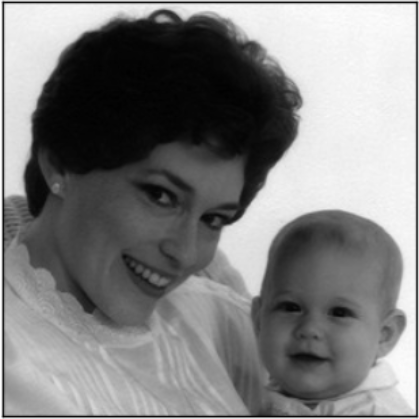
#> input picture woman.png, 419 x 419 px
$ python testfft.py
#> lines starting #> are read from the running program, lines starting #| are printed output that depends on the picture

import cv2
import numpy as np
import matplotlib.pyplot as plt

img = cv2.imread('woman.png',0) #直接读为灰度图像
#> img is the input picture: shape (419, 419); min 1, max 255, mean 127.7
f = np.fft.fft2(img)
fshift = np.fft.fftshift(f)
#取绝对值：将复数变化成实数
#取对数的目的为了将数据变化到0-255
s1 = np.log(np.abs(fshift))
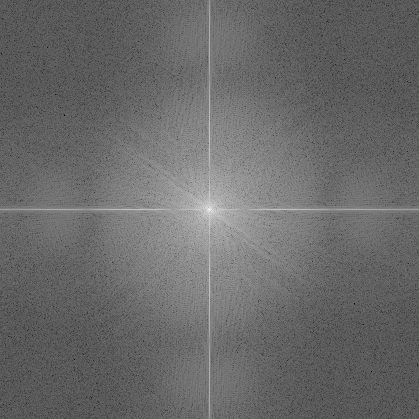
#> s1: shape (419, 419) float64; min -2.01, max 16.93, mean 5.87; drawn with min black and max white
plt.subplot(221),plt.imshow(img,'gray'),plt.title('original')
plt.xticks([]),plt.yticks([])
#---------------------------------------------
# 逆变换--取绝对值就是振幅
f1shift = np.fft.ifftshift(np.abs(fshift))
img_back = np.fft.ifft2(f1shift)
#出来的是复数，无法显示
img_back = np.abs(img_back)
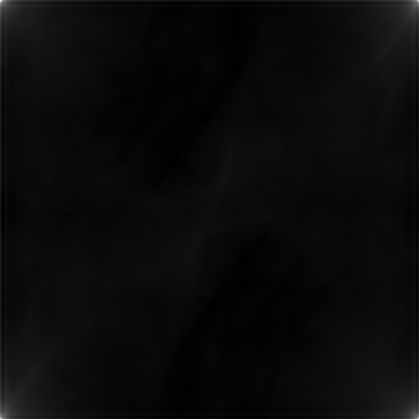
#> img_back: shape (419, 419) float64; min 6.54, max 2895.4, mean 127.7; drawn with min black and max white
#调整大小范围便于显示
img_back = (img_back-np.amin(img_back))/(np.amax(img_back)-np.amin(img_back))
plt.subplot(222),plt.imshow(img_back,'gray'),plt.title('only Amplitude')
plt.xticks([]),plt.yticks([])
#---------------------------------------------
# 逆变换--取相位
f2shift = np.fft.ifftshift(np.angle(fshift))
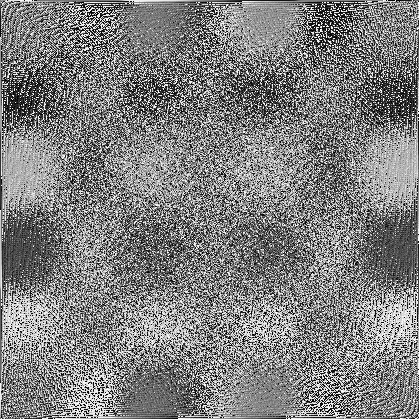
#> f2shift: shape (419, 419) float64; min -3.14, max 3.14, mean -4.87e-16; drawn with min black and max white
img_back = np.fft.ifft2(f2shift)
#出来的是复数，无法显示
img_back = np.abs(img_back)
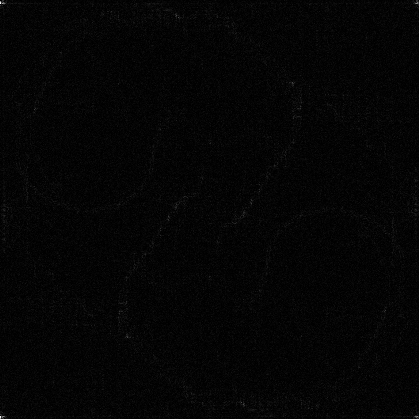
#> img_back: shape (419, 419) float64; min 4.94e-16, max 0.166, mean 0.00336; drawn with min black and max white
#调整大小范围便于显示
img_back = (img_back-np.amin(img_back))/(np.amax(img_back)-np.amin(img_back))
plt.subplot(223),plt.imshow(img_back,'gray'),plt.title('only phase')
plt.xticks([]),plt.yticks([])
#---------------------------------------------
# 逆变换--将两者合成看看
s1 = np.abs(fshift) #取振幅
s1_angle = np.angle(fshift) #取相位
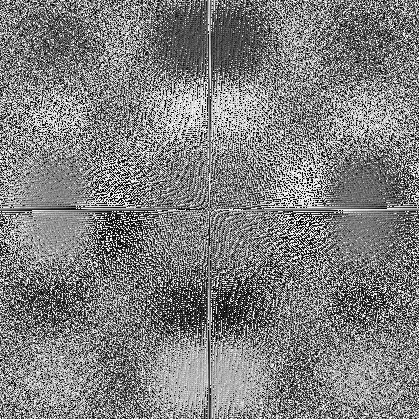
#> s1_angle: shape (419, 419) float64; min -3.14, max 3.14, mean -4.9e-16; drawn with min black and max white
s1_real = s1*np.cos(s1_angle) #取实部
s1_imag = s1*np.sin(s1_angle) #取虚部
s2 = np.zeros(img.shape,dtype=complex)
s2.real = np.array(s1_real) #重新赋值给s2
s2.imag = np.array(s1_imag)

f2shift = np.fft.ifftshift(s2) #对新的进行逆变换
img_back = np.fft.ifft2(f2shift)
#出来的是复数，无法显示
img_back = np.abs(img_back)
#调整大小范围便于显示
img_back = (img_back-np.amin(img_back))/(np.amax(img_back)-np.amin(img_back))
plt.subplot(224),plt.imshow(img_back,'gray'),plt.title('another way')
plt.xticks([]),plt.yticks([])
plt.show()
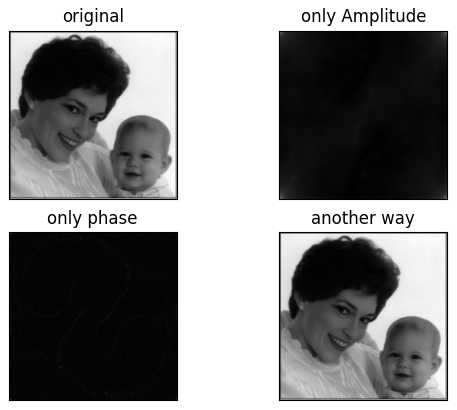
#> figure drawn by matplotlib, 4 panels

$ run again, with junzhilvbo.png copied over woman.png
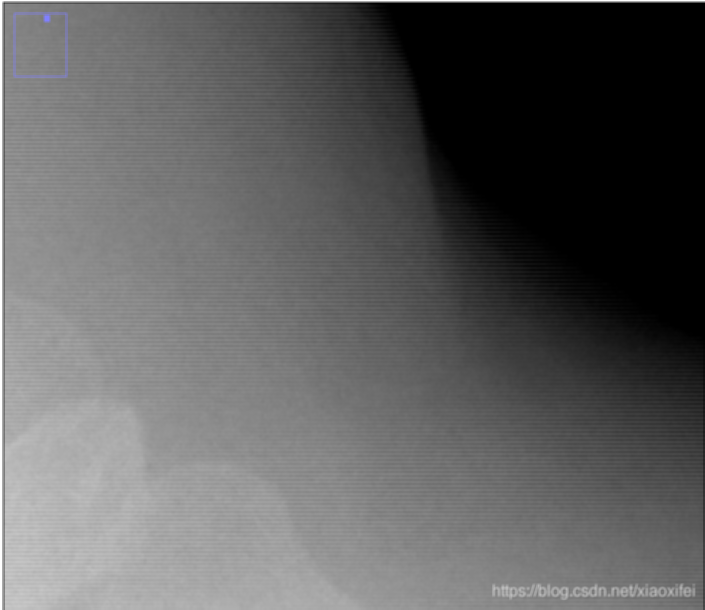
#> input picture junzhilvbo.png, 705 x 610 px
#> `s1_angle = np.angle(fshift)`:
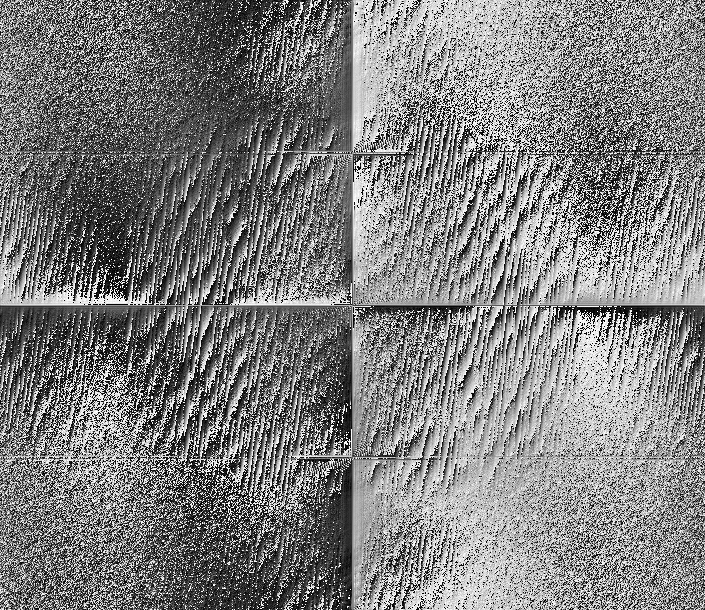
#> s1_angle: shape (610, 705) float64; min -3.14, max 3.14, mean -1.81e-16; drawn with min black and max white
#> `plt.show()`:
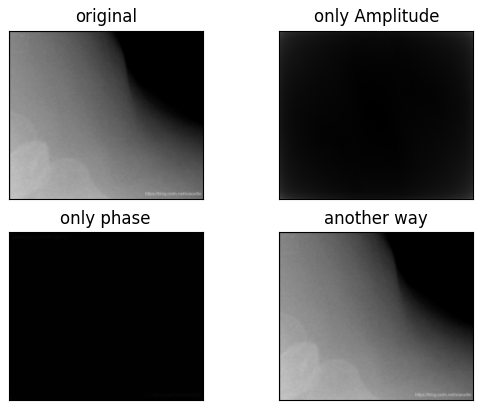
#> figure drawn by matplotlib, 4 panels
